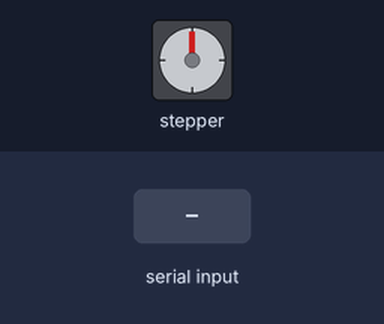
A sketch run on a simulated Arduino Uno, built with avr-gcc and run on an emulated ATmega328P. On the bench: stepper motor. Wiring (inferred from the names in the program): stepper motor driver (200 steps per turn assumed): step pin 8; direction pin 9; enable pin 13. The test bench sets the inputs (shaded band).

Above: at 1.2 s.
1.3 s: "1" received over Serial
At 4.1 s:
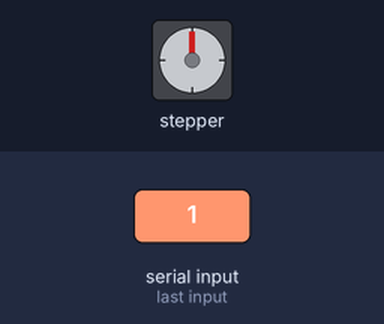
4.3 s: "2" received over Serial
7.3 s: "1" received over Serial
10.3 s: "2" received over Serial
13.3 s: "0" received over Serial
At 14.5 s:
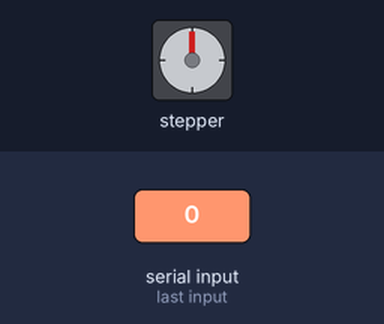
Timing chart, 0 to 15.8 s (numbered marks = the images above; inputs shaded):
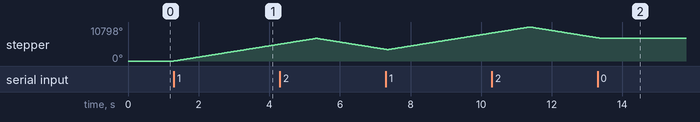

Measured:
- after the input at 1.3 s, stepper: keeps turning clockwise at about 1788°/s, starting at once
- after the input at 13.3 s, stepper: goes on until 13.4 s, then stays 7200°

The sketch:

stepper_motor_driver.ino
```cpp
const int stepPin = 8; //clk
const int dirPin = 9; //CW
const int enPin = 13;


char rx_byte = '0';
void setup() {
  Serial.begin(9600);
  pinMode(stepPin,OUTPUT);
  pinMode(dirPin,OUTPUT);

  pinMode(enPin,OUTPUT);
  digitalWrite(enPin,LOW);


}
void loop() {
if (Serial.available() > 0) {    // is a character available?
    rx_byte = Serial.read();
}
if(rx_byte == '1'){
  digitalWrite(dirPin,HIGH);     //  anticlockwise direction
  for(int x = 0; x < 2000; x++)

  {
    digitalWrite(stepPin,HIGH);
    delayMicroseconds(500);
    digitalWrite(stepPin,LOW);
    delayMicroseconds(500);
  }
 //delay(1000); // One second delay
}
if(rx_byte == '2'){
  digitalWrite(dirPin,LOW);    // clockwise driection
  for(int x = 0; x < 2000; x++) {
    digitalWrite(stepPin,HIGH);
    delayMicroseconds(500);
    digitalWrite(stepPin,LOW);
    delayMicroseconds(500);
  }
  //delay(1000);
 }
}
```
